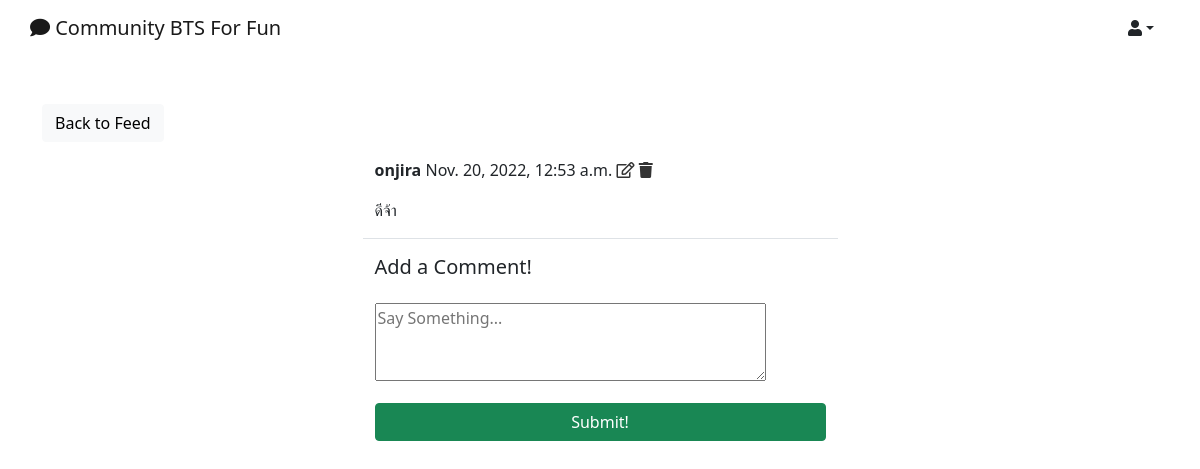
/post/9/ (signed in), run on the app's committed database.
### post/models.py (models this page shows)
class Post(models.Model):
    body = models.TextField()
    created_on = models.DateTimeField(default=timezone.now)
    author = models.ForeignKey(User, on_delete=models.CASCADE)

### post/views.py (the view, shortened to what this page needs)
# urls.py: path('<int:pk>/', PostDetailView.as_view(), name='post-detail'),
class PostDetailView(LoginRequiredMixin, View):
    def get(self, request, pk, *args, **kwargs):
        post = Post.objects.get(id=pk)
        form = CommentForm()
        comments = Comment.objects.filter(post=post).order_by('-created_on')
        context = {
            'post': post,
            'form': form,
            'comments': comments,
        }
        return render(request, 'post/post_detail.html', context)

### post/forms.py
class CommentForm(forms.ModelForm):
    comment = forms.CharField(
        label='',
        widget=forms.Textarea(
            attrs={'rows': '3',
                   'placeholder': 'Say Something...'}
        ))
    class Meta:
        model = Comment
        fields = ['comment']

### post/templates/post/post_detail.html (shortened to what this page needs)
{% extends 'post/layout.html' %}
{% block content %}
<div class="container">
    <div class="row mt-5">
        <div class="col-md-3 col-sm-6">
            <a href="{% url 'post:post-list' %}" class="btn btn-light">Back to Feed</a>
        </div>
    </div>
    <div class="row justify-content-center mt-3">
        <div class="col-md-5 col-sm-12 border-bottom">
            <p>
                <strong>{{ post.author }}</strong> {{ post.created_on }}
                {% if request.user == post.author %}
                <a href="{% url 'post:post-edit' post.pk %}" style="color: #333;"><i class="far fa-edit"></i></a>
                <a href="{% url 'post:post-delete' post.pk %}" style="color: #333;"><i class="fas fa-trash"></i></a>
                {% endif %}
            </p>
            <p>{{ post.body }}</p>
        </div>
    </div>
    <div class="row justify-content-center mt-3">
        <div class="col-md-5 col-sm-12">
            <h5>Add a Comment!</h5>
        </div>
    </div>
    <div class="row justify-content-center mt-3 mb-5">
        <div class="col-md-5 col-sm-12">
            <form method="POST">
                {{ form }}
                <div class="d-grid gap-2">
                    <button class="btn btn-success mt-3">Submit!</button>
                </div>
            </form>
        </div>
    </div>
</div>
{% endblock content %}

### data on the page
Post: author "onjira", created_on "Nov. 20, 2022, 12:53 a.m.", body "ดีจ้า"
